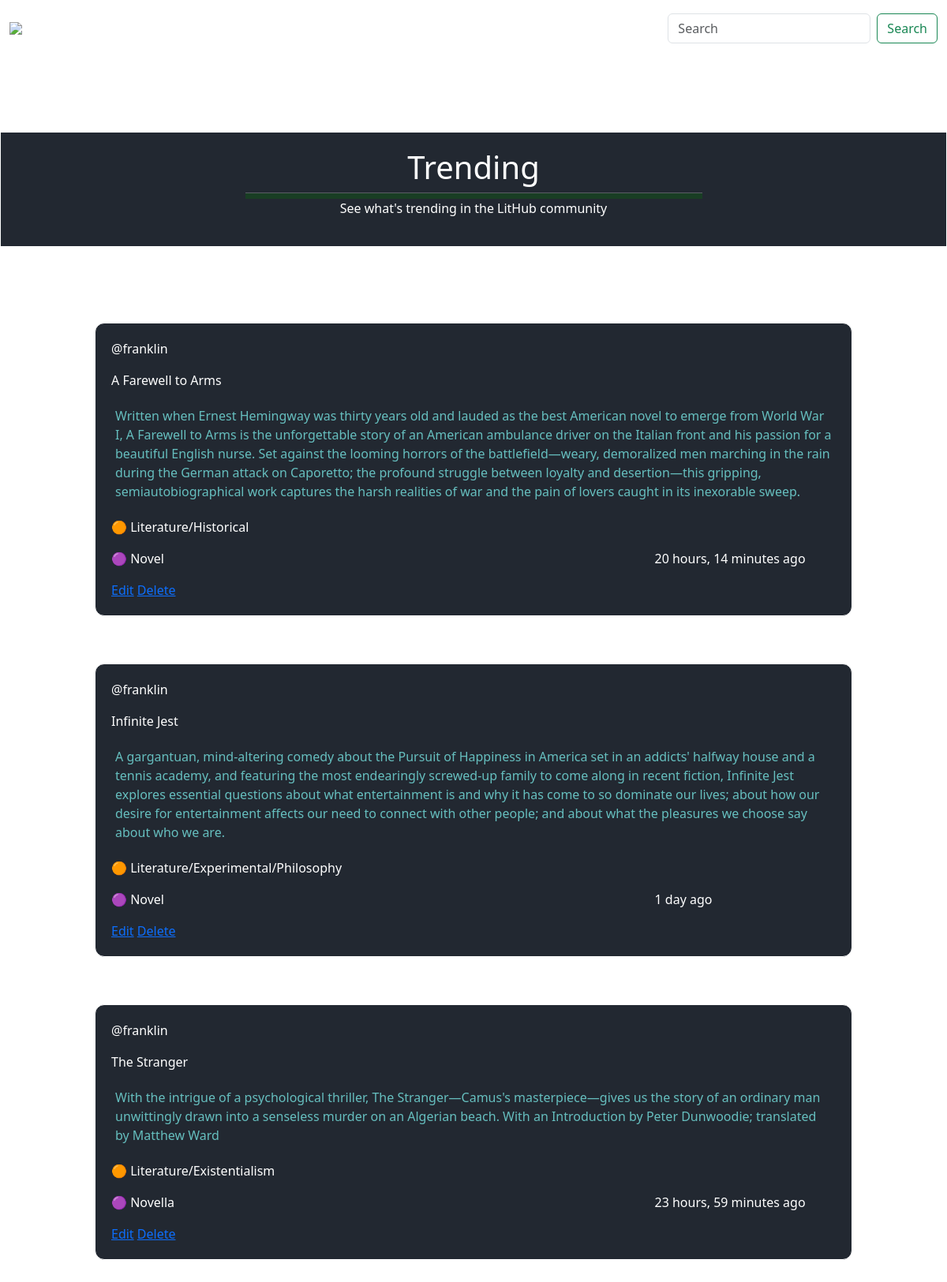
Before: /explore with the older database file.
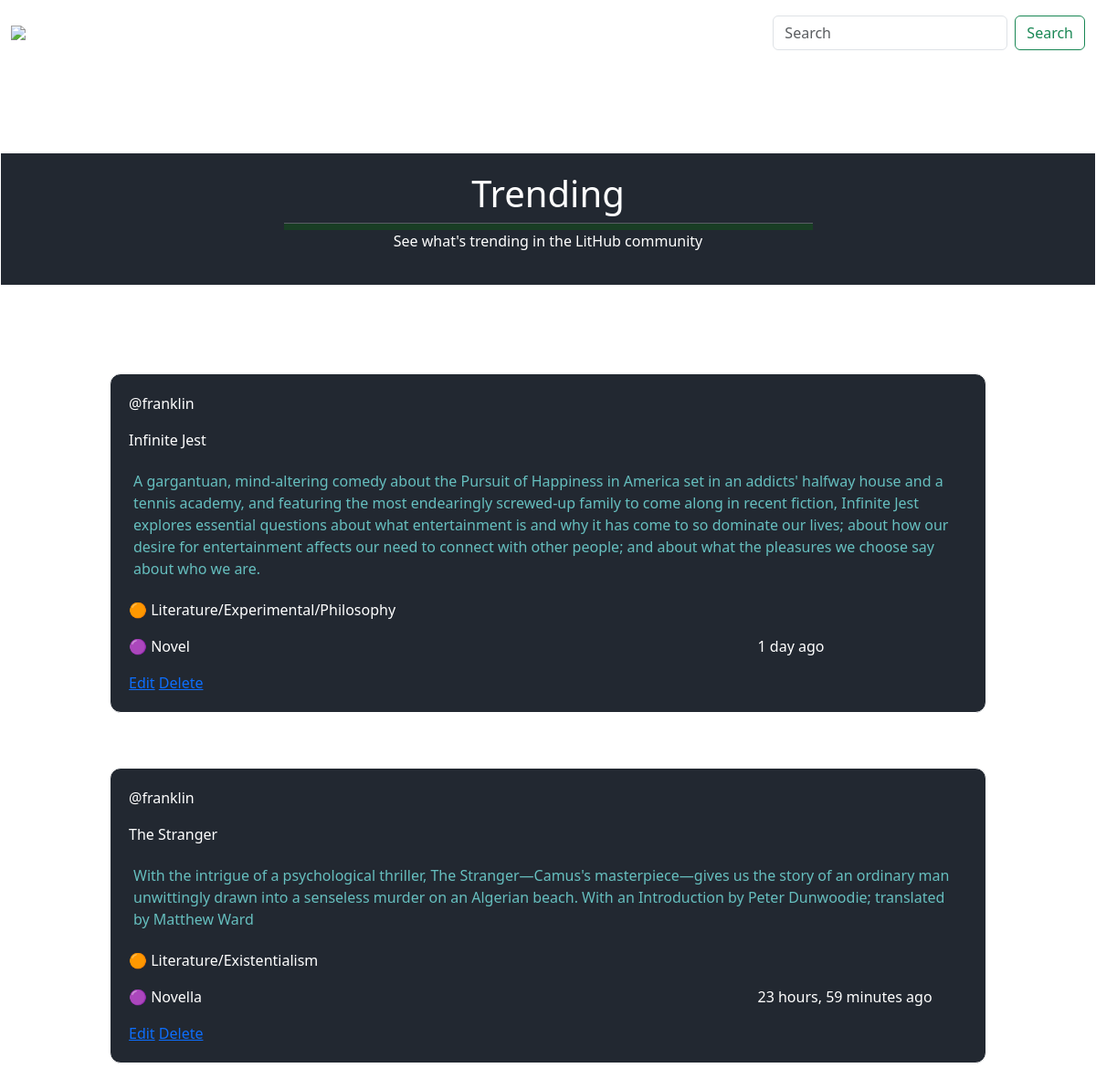
After: the same page with the newer database file.
### lithubs/models.py (models this page shows, shortened)
class Repository(models.Model):
    user = models.ForeignKey(User, on_delete = models.CASCADE)
    title = models.CharField(max_length = 200)
    synopsis = models.TextField()
    genre = models.CharField(max_length = 200)
    form = models.CharField(max_length = 200)
    body = models.TextField()
    updated = models.DateTimeField(auto_now = True)
    created = models.DateTimeField(auto_now_add = True)
    class Meta:
        verbose_name_plural = 'repositories'
        ordering = ['-updated', '-created']

### lithubs/views.py (the view)
# urls.py: path('explore', views.explore, name = 'explore'),
def explore(request):
    repos = Repository.objects.all()
    context = {'repos': repos}
    return render(request, 'lithubs/explore.html', context)

### lithubs/templates/lithubs/explore.html (shortened to what this page needs)
{% extends 'lithubs/main.html' %}
{% block content %}
<div class="explore-wrapper">
  <h1 class="explore-header">Trending</h1>
  <hr class="explore-hr">
  <p class="explore-sub-header">See what's trending in the LitHub community</p>
</div>
  {% for repo in repos %}
<div class="explore-feed-wrapper">
	  <p>@{{ repo.user }}</p>
	  <p>{{ repo.title }}</p>
	  <p class="explore-feed-synopsis">{{ repo.synopsis }}</p>
	  <p>🟠 {{ repo.genre }}</p>
	  <div class="explore-form-created">
	    <div>
	      <p>🟣 {{ repo.form }}</p>
	      <a href="{% url 'lithubs:update-repository' repo.id %}">Edit</a>
	      <a href="{% url 'lithubs:delete-repository' repo.id %}">Delete</a>
	    </div>
	    <div>
	      <p>{{ repo.created|timesince }} ago</p>
	    </div>
	  </div>
	</div>
  {% endfor %}
{% endblock content %}

### lithubs/templates/lithubs/main.html (shortened to what this page needs)
{% load static %}
{% load bootstrap5 %}
<!DOCTYPE html>
<html lang="en">
<head>
<link rel="stylesheet" href="{% static 'lithubs/css/styles.css' %}">
{% bootstrap_css %}
</head>
<body id="bg"style="background-image:url('{% static "lithubs/img/space.jpg" %}'); background-repeat:no-repeat; background-size:cover;">
{% include 'lithubs/navbar.html' %}
{% block content %}
{% endblock content %}
</body>
</html>

### lithubs/templates/lithubs/navbar.html (shortened to what this page needs)
{% load static %}
<nav class="navbar navbar-expand-lg" style='background-color: none;'>
  <div class="container-fluid">
    <img src="{% static 'lithubs/img/parchment.png' %}" style='width: 50px'>
    <a class="navbar-brand" style='color:white; font-size: 30px;' href="{% url 'lithubs:index' %}">LitHub</a>
    <div class="collapse navbar-collapse" id="navbarSupportedContent">
      <ul class="navbar-nav ms-auto mb-2 mb-lg-0">
        <li class="nav-item">
	 <a href=""class="nav-link" style='color:white'>Sign up</a>
        </li>
        <li class="nav-item">
		<a href="{% url 'lithubs:login' %}"class="nav-link" style='color:white'>Login</a>
        </li>
        <li class="nav-item">
	 <a href="{% url 'lithubs:explore' %}"class="nav-link" style='color:white'>Explore</a>
        </li>
        <li class="nav-item">
	 <a href="{% url 'lithubs:create-repository' %}"class="nav-link" style='color:white'>Create</a>
        </li>
      </ul>
      <form class="d-flex" role="search">
        <input class="form-control me-2" type="search" placeholder="Search" aria-label="Search">
        <button class="btn btn-outline-success" type="submit">Search</button>
      </form>
    </div>
  </div>
</nav>

### lithubs/static/lithubs/css/styles.css (style rules this page uses)
:root { --primary-color: #222831; --secondary-color: #66bfbf; }
hr { width: 80%; height: 8px; margin-left: -50%; background-color:green; border: 0 none; margin-top: 100px; margin-bottom:100px; }
.explore-wrapper { margin: 8% auto; background-color: var(--primary-color); color:white; padding: 20px; border: 1px solid white; }
.explore-header { text-align: center; }
.explore-hr { margin:0 auto; width: 50%; }
.explore-sub-header { text-align: center; }
.explore-feed-wrapper { margin: 5% auto; background-color: var(--primary-color); width: 80%; border-radius:12px; color:white; padding: 20px; border: 1px solid white; }
.explore-feed-synopsis { padding: 5px; color: var(--secondary-color); }
.explore-form-created { display: grid; grid-template-columns: 3fr 1fr; }

Changed rows visible on the page:
removed Repository: user "franklin", title "A Farewell to Arms", synopsis "Written when Ernest Hemingway was thirty years old and lauded as the best American novel to emerge from World War I, A Farewell to Arms is the unforgettable story of an American ambulance driver on the Italian front and his passion for a beautiful English nurse. Set against the looming horrors of the battlefield—weary, demoralized men marching in the rain during the German attack on Caporetto; the profound struggle between loyalty and desertion—this gripping, semiautobiographical work captures the harsh realities of war and the pain of lovers caught in its inexorable sweep.", genre "Literature/Historical", form "Novel", created "20 hours, 14 minutes"
